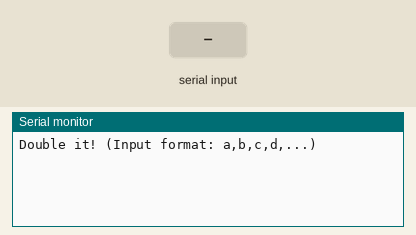
This sketch was run on a simulated Arduino Uno, built with avr-gcc and run on an emulated ATmega328P. Parts: the last lines printed to the serial monitor. Inputs (shaded band) come from the test bench.

Above: at 1.2 s.
1.3 s: "90,45\n" received over Serial
At 2.1 s:
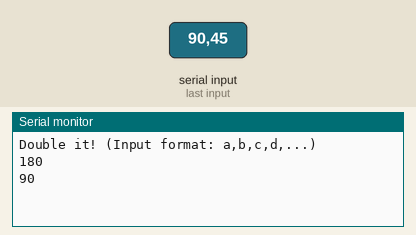
2.8 s: "30,150\n" received over Serial
At 4.3 s:
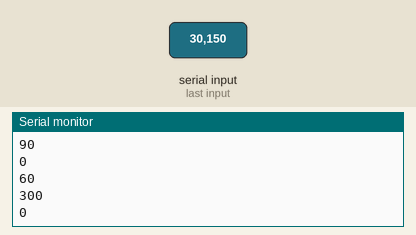
Timing chart, 0 to 5.8 s (numbered marks = the images above; inputs shaded):
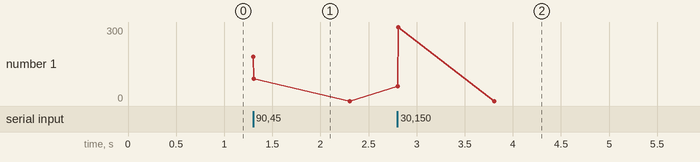

The sketch:

06.SerialInputTest.ino
```cpp
int val;
void setup()
{
    Serial.begin(9600);
    Serial.println("Double it! (Input format: a,b,c,d,...)");
}

void loop()
{
    while (Serial.available() > 0)
    {
        val = Serial.parseInt();
        Serial.println(val*2);
    }

}
```

Measured:
- after the input at 1.3 s, the serial monitor: prints a new line at once (image 1)
- after the input at 2.8 s, the serial monitor: prints a new line at once (image 2)
